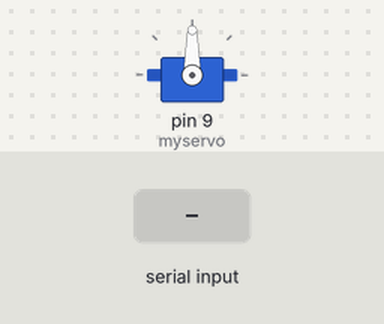
This sketch was run on a simulated Arduino Uno, built with avr-gcc and run on an emulated ATmega328P. On the bench: servo. The inputs (shaded band) are chosen by the test bench.

Above: at 1.2 s.
1.3 s: byte 30 received over Serial
At 2.4 s:
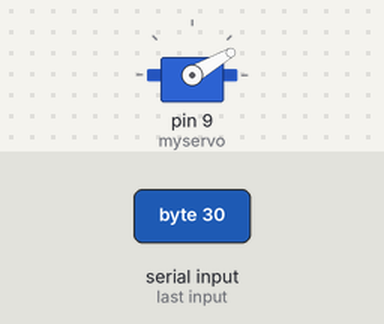
2.8 s: byte 120 received over Serial
At 3.5 s:
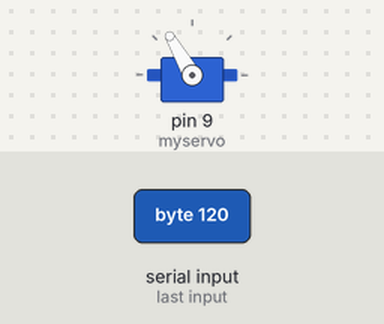
Timing chart, 0 to 5.8 s (numbered marks = the images above; inputs shaded):
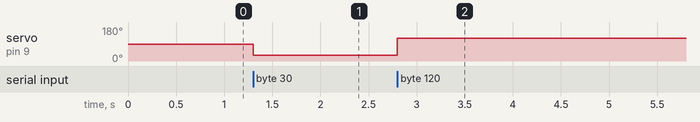

Measured:
- after the input at 1.3 s, servo on pin 9 (myservo): 90° → 30° at once
- after the input at 2.8 s, servo on pin 9 (myservo): 30° → 120° at once

The sketch:

ArduinoServo.ino
```cpp
/* modified from Sweep
 by BARRAGAN <http://barraganstudio.com>
*/

#include <Servo.h>

Servo myservo;  // create servo object to control a servo
// twelve servo objects can be created on most boards

int pos = 0;    // variable to store the servo position

void setup() {
  myservo.attach(9);  // attaches the servo on pin 9 to the servo object
  Serial.begin(9600);
}

void loop() {
  if (Serial.available() > 0) {
    byte incomingByte = Serial.read();
    myservo.write(incomingByte);
  }
}
```
